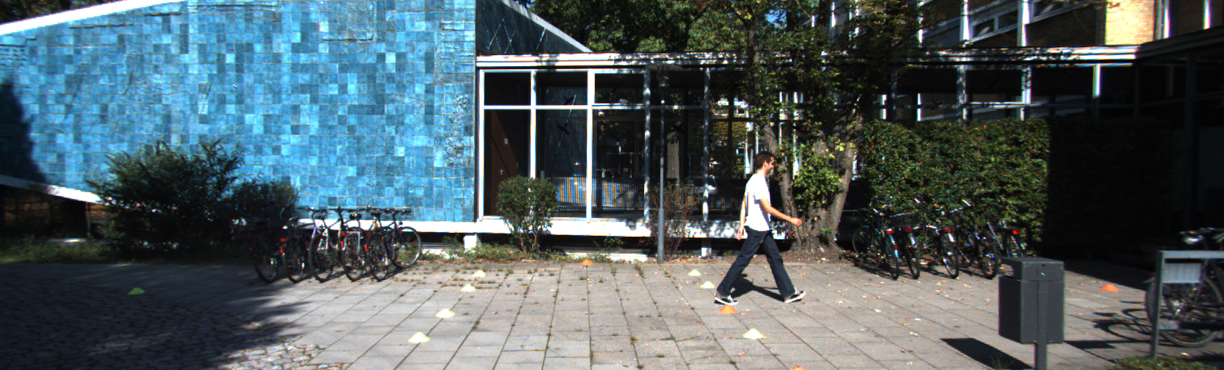
#> input picture dados/frontal_kitti.png, 1224 x 370 px
$ python ex4a_afins.py
#> lines starting #> are read from the running program, lines starting #| are printed output that depends on the picture
from pathlib import Path
import cv2
import numpy as np
import matplotlib.pyplot as plt

RAIZ = Path(__file__).resolve().parent
SAIDA = RAIZ / "saida"
SAIDA.mkdir(exist_ok=True)
caminho = RAIZ.parent / "dados" / "frontal_kitti.png"
img = cv2.imdecode(np.fromfile(str(caminho), np.uint8), cv2.IMREAD_COLOR)
#> img is the input picture: shape (370, 1224, 3); mean B, G, R 98.4, 93.8, 79.3
if img is None:
    raise FileNotFoundError(caminho)
h, w = img.shape[:2]
#> h = 370; w = 1224
centro = (w / 2, h / 2)
#> centro = (612, 185)
np.set_printoptions(suppress=True)


def warp(M):
    return cv2.warpAffine(img, np.float32(M), (w, h), flags=cv2.INTER_LINEAR,
                          borderMode=cv2.BORDER_CONSTANT)


def H(M):
    """2x3 -> 3x3 homogênea (última linha [0 0 1]) para compor por multiplicação."""
    return np.vstack([M, [0, 0, 1]])


# 1) Translação: x' = x + 80, y' = y + 30
# Uso: augmentation que simula deslocamento lateral do veículo na faixa /
# câmera montada fora do centro (bounding boxes devem ser deslocadas junto).
T = np.float32([[1, 0, 80], [0, 1, 30]])

# 2) Rotação de 10° em torno do centro
# Uso: robustez a roll da câmera (lombadas, inclinação da via, montagem
# torta). Usar ângulos pequenos (±10°): a estrada não aparece de cabeça para baixo.
R = cv2.getRotationMatrix2D(centro, 10, 1.0)

# 3) Escala (zoom 1.2x centrado)
# Uso: simular objetos mais próximos/distantes e variar o tamanho aparente de
# veículos e placas; também é a base do resize para a entrada fixa da rede.
S = cv2.getRotationMatrix2D(centro, 0, 1.2)
#> S = [[1.2, 0, -122.4], [0, 1.2, -37]]

# 4) Afim customizada 2x3 (cisalhamento + escala + translação)
# Uso: aproximar pequenas mudanças de ponto de vista/altura da câmera e
# alinhar imagens de câmeras diferentes (afim preserva paralelismo, não perspectiva).
A = np.float32([[1.0, 0.15, -30], [0.02, 0.95, 10]])

transf = {"Translação (+80,+30)": T, "Rotação 10° centro": R,
          "Escala 1.2x": S, "Afim customizada": A}
for nome, Mx in transf.items():
    print(f"\n{nome} - matriz 2x3:\n{np.round(Mx, 4)}")

# 5) Composição: primeiro translação, depois rotação -> C = R · T (3x3)
C = H(R) @ H(T)
print("\nComposição R @ T (3x3):\n", np.round(C, 4))
#| Composição R @ T (3x3):
#|  [[  0.9848   0.1736  61.1668]
#|  [ -0.1736   0.9848 124.7356]
#|  [  0.       0.       1.    ]]
composta = warp(C[:2])                 # um único warp (uma interpolação)
#> in warp, `return cv2.warpAffine(img, np.float32(M), (w, h), flags=cv2.INTER_LINE..`:
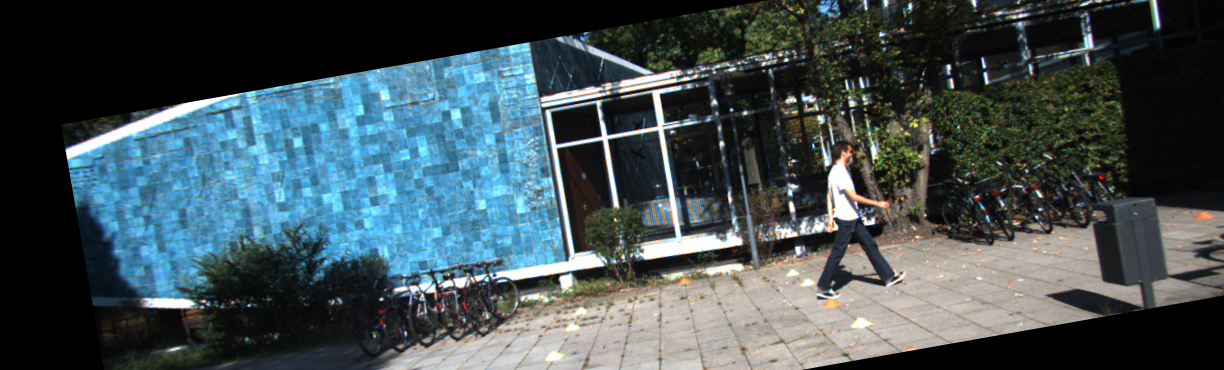
#> returned value: shape (370, 1224, 3); mean of channels 0, 1, 2 84.5, 80.1, 66; drawn as B, G, R
sequencial = cv2.warpAffine(warp(T), R, (w, h))   # dois warps em sequência
#> in warp (call 2), `return cv2.warpAffine(img, np.float32(M), (w, h), flags=cv2.INTER_LINE..`:
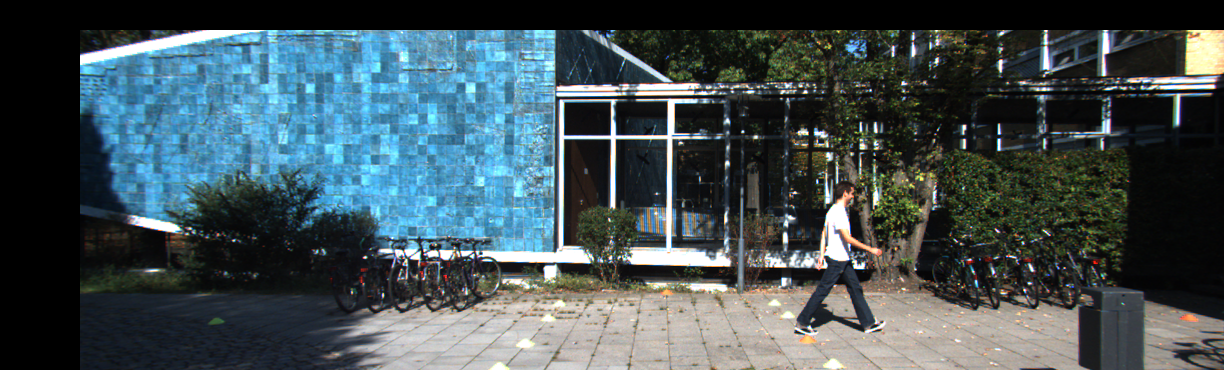
#> returned value: shape (370, 1224, 3); mean of channels 0, 1, 2 86.1, 81.4, 66.8; drawn as B, G, R
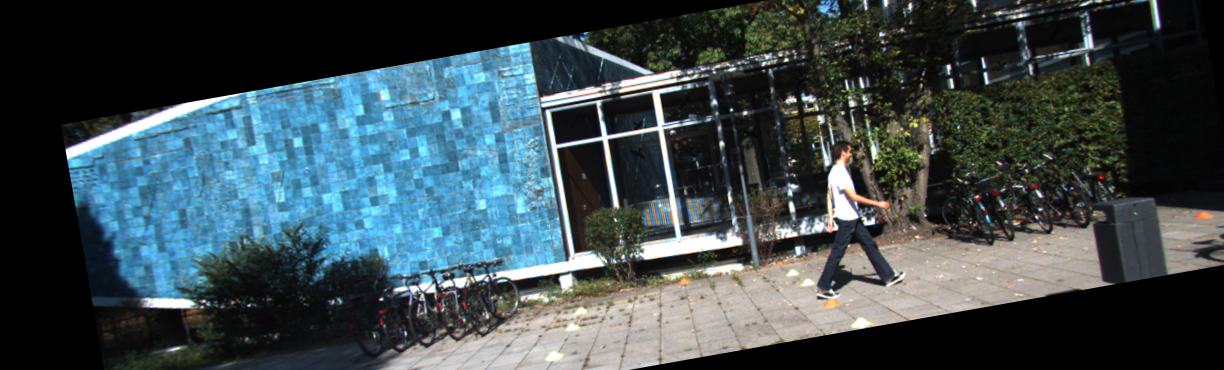
#> sequencial: shape (370, 1224, 3); mean of channels 0, 1, 2 79.5, 74.9, 60.5; drawn as B, G, R
# A diferença vem do recorte/interpolação intermediários do caminho sequencial.
print("Diferença média composta x sequencial (0-255):",
      round(float(np.abs(composta.astype(int) - sequencial.astype(int)).mean()), 3))
#| Diferença média composta x sequencial (0-255): 5.224
# A ordem importa: T @ R gera outra matriz (matrizes não comutam).
print("R@T == T@R ?", np.allclose(C, H(T) @ H(R)))
#| R@T == T@R ? False

# Exibição
imgs = [("Original", img)] + [(n, warp(Mx)) for n, Mx in transf.items()] + \
       [("Composta R·T (1 warp)", composta)]
#> in warp (call 4), `return cv2.warpAffine(img, np.float32(M), (w, h), flags=cv2.INTER_LINE..`:
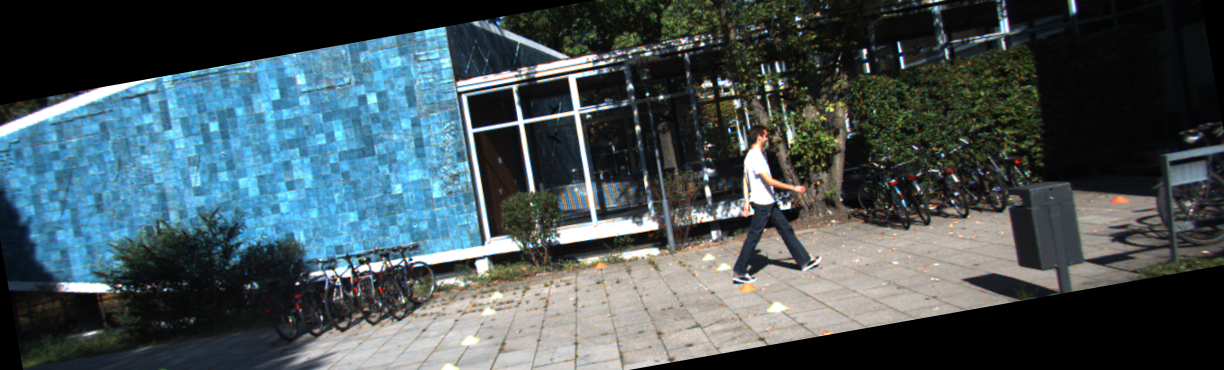
#> returned value: shape (370, 1224, 3); mean of channels 0, 1, 2 87.9, 83.5, 69.4; drawn as B, G, R
#> in warp (call 5), `return cv2.warpAffine(img, np.float32(M), (w, h), flags=cv2.INTER_LINE..`:
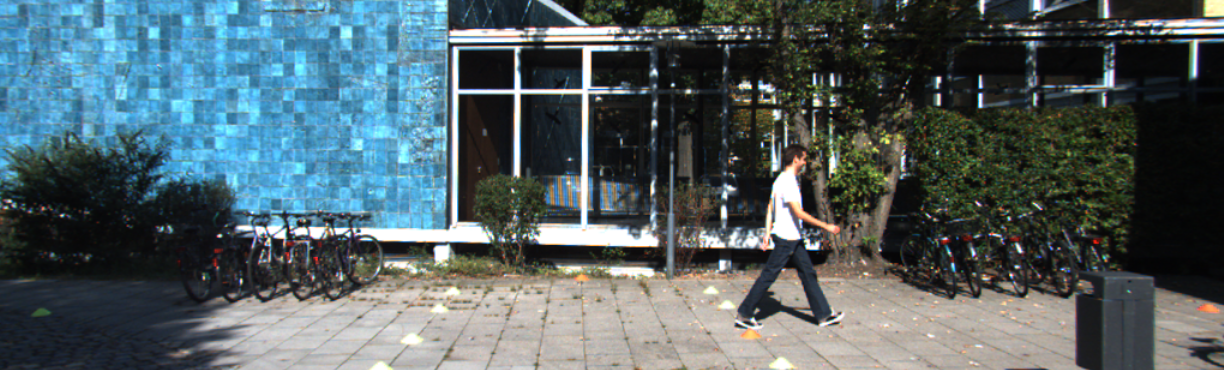
#> returned value: shape (370, 1224, 3); mean of channels 0, 1, 2 100.7, 96.7, 81.7; drawn as B, G, R
#> in warp (call 6), `return cv2.warpAffine(img, np.float32(M), (w, h), flags=cv2.INTER_LINE..`:
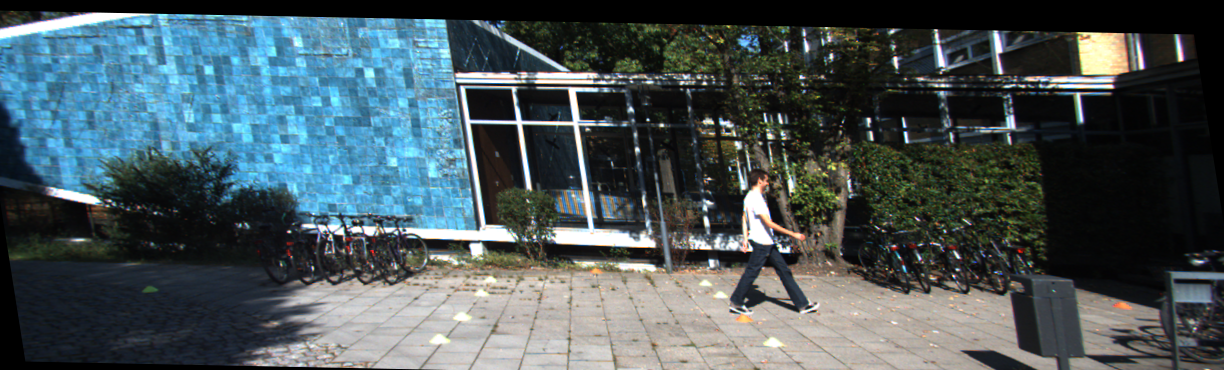
#> returned value: shape (370, 1224, 3); mean of channels 0, 1, 2 90.7, 86.4, 72.8; drawn as B, G, R
#> imgs = 6 items
fig, axs = plt.subplots(3, 2, figsize=(12, 7))
for ax, (t, im) in zip(axs.ravel(), imgs):
    ax.imshow(cv2.cvtColor(im, cv2.COLOR_BGR2RGB)); ax.set_title(t); ax.axis("off")
#> this loop made 6 passes
#> t on passes 1 to 6: 'Original', 'Translação (+80,+30)', 'Rotação 10° centro', 'Escala 1.2x', 'Afim customizada', 'Composta R·T (1 warp)'
fig.tight_layout()
fig.savefig(SAIDA / "transformacoes.png", dpi=110)
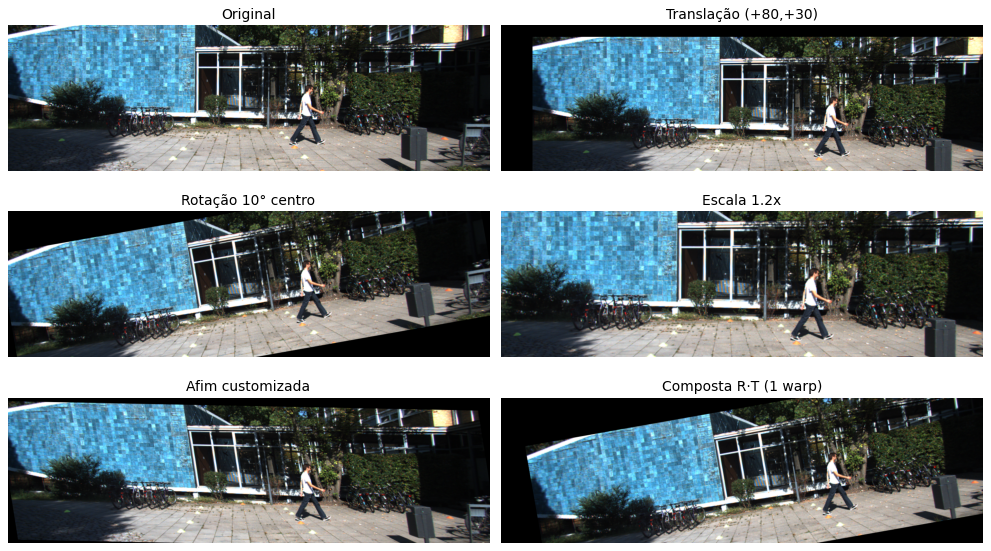
#> figure drawn by matplotlib, 6 panels
print("\nFigura salva em:", SAIDA / "transformacoes.png")
plt.show()
